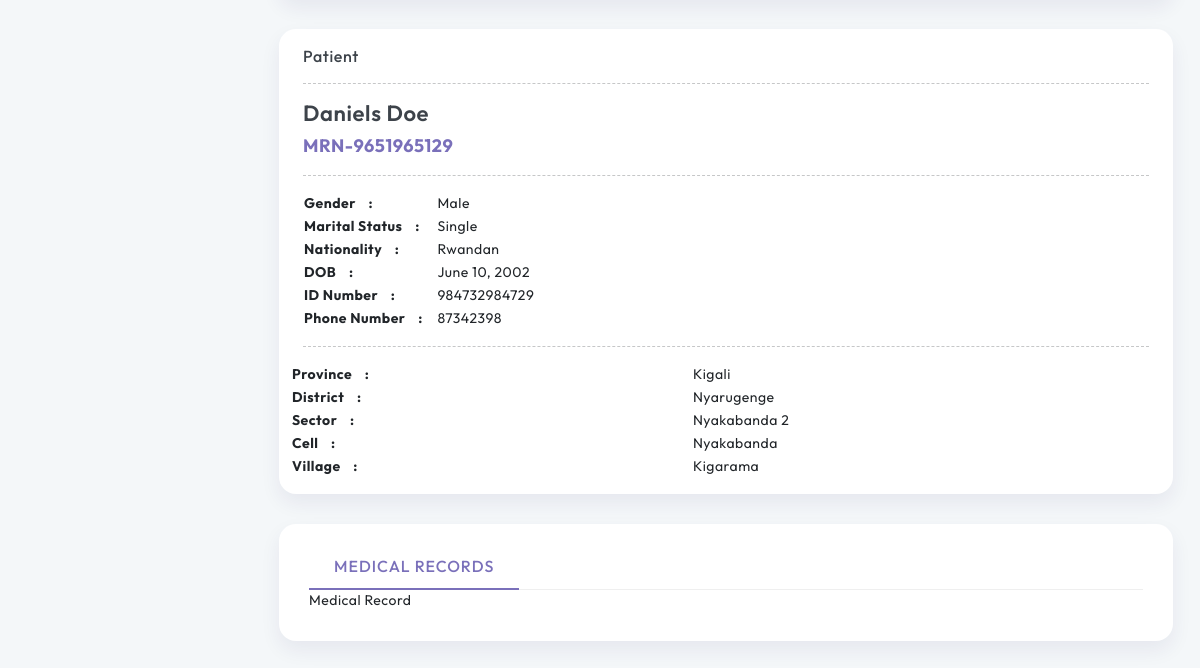
Before: /patient/daniels-doe-2002-06-10-male-984732984729 (signed in, lower part) with the older database file.
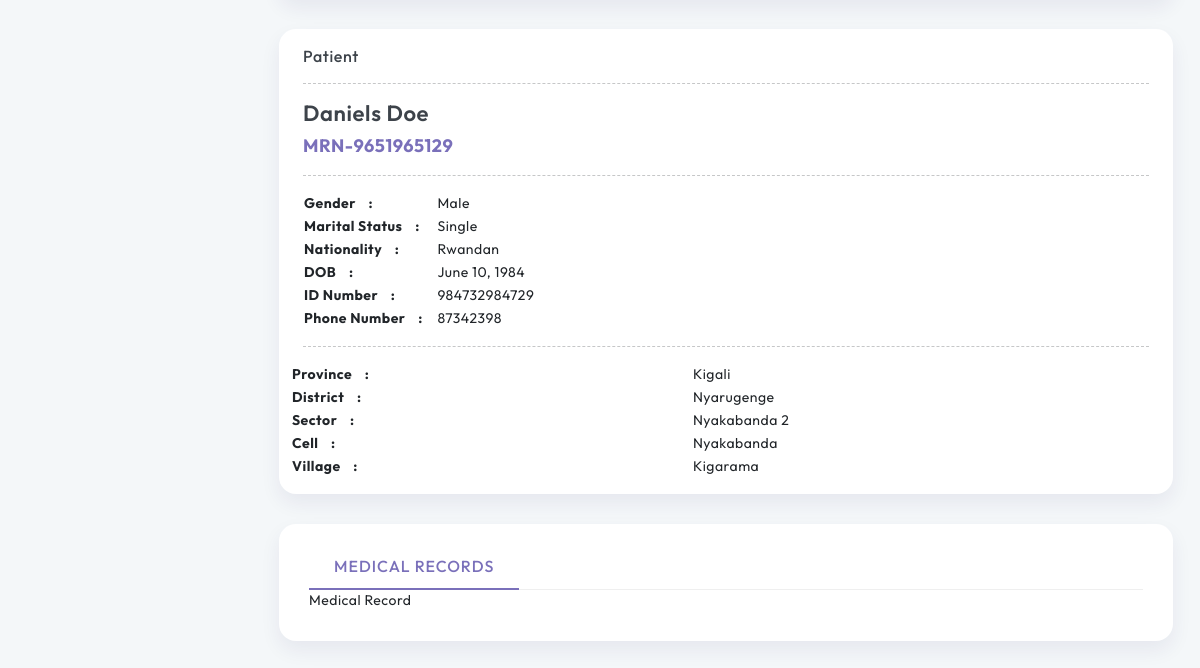
After: the same page with the newer database file.
### base/models.py (models this page shows, shortened)
class Patient(models.Model):
    GENDER_CHOICES = [
        ('Male', 'Male'),
        ('Female', 'Female'),
    ]
    MARITAL_STATUS_CHOICES = [
        ('Single', 'Single'),
        ('Married', 'Married'),
        ('Widowed', 'Widowed'),
        ('Divorced', 'Divorced'),
    ]
    NATIONALITY_CHOICES = [
        ('Rwandan', 'Rwandan'),
        ('Other', 'Other'),
    ]
    RELATIONSHIP_CHOICES = [
        ('Husband', 'Husband'),
        ('Wife', 'Wife'),
        ('Sibling', 'Sibling'),
        ('Friend', 'Friend'),
        ('Other Family Member', 'Other Family Member'),
    ]
    mrn = models.CharField(max_length=10, unique=True, blank=True)
    name = models.CharField(max_length=255, null=True, blank=True)
    slug = models.SlugField(max_length=255, unique=True, blank=True)
    dob = models.DateField(null=True, blank=True)
    image = ProcessedImageField(
        upload_to=patient_image_path,
        processors=[ResizeToFill(720, 720)],
        format='JPEG',
        options={'quality': 90},
        null=True,
        blank=True,
    )
    gender = models.CharField(max_length=10, choices=GENDER_CHOICES, null=True, blank=True)
    marital_status = models.CharField(max_length=20, choices=MARITAL_STATUS_CHOICES, null=True, blank=True)
    nationality = models.CharField(max_length=50, choices=NATIONALITY_CHOICES, default='Rwandan', null=True, blank=True)
    id_number = models.CharField(max_length=50, unique=True, null=True, blank=True)
    province = models.CharField(max_length=50, null=True, blank=True)
    district = models.CharField(max_length=50, null=True, blank=True)
    sector = models.CharField(max_length=50, null=True, blank=True)
    cell = models.CharField(max_length=50, null=True, blank=True)
    village = models.CharField(max_length=50, null=True, blank=True)
    phone_number = models.CharField(max_length=15, unique=True, null=True, blank=True)
    relationship = models.CharField(max_length=50, choices=RELATIONSHIP_CHOICES, null=True, blank=True)
    relative = models.ForeignKey('self', null=True, blank=True, on_delete=models.SET_NULL, related_name='relatives')
    created_at = models.DateTimeField(default=timezone.now)
    class Meta:
        verbose_name_plural = "Patients"

### base/views.py (the view)
# urls.py: path('patient/<slug>', getPatient, name='getPatient'),
@login_required
def getPatient(request, slug):
    patient = get_object_or_404(Patient, slug=slug)
    relative = patient.relative
    context = {
        'patient': patient,
        'relative': relative
    }
    return render(request, 'patients/show.html', context)

### templates/patients/show.html (shortened to what the changed rows need)
{% extends 'layouts/app.html' %}
{% load static %}
{% block content %}
<div class="container-fluid">
    <div>
        <div class="row product-page-main p-0">
            <div class="col-xxl-4 box-col-6 order-xxl-0 order-1">
                <div class="card">
                    <div class="card-body">
                        <div class="product-page-details">
                            <h5>Patient</h5>
                            <hr>
                            <h3 class="f-w-600">
                                {{ patient.name }}
                            </h3>
                        </div>
                        <div class="product-price">
                            {{ patient.mrn }}
                        </div>
                        <hr>
                        <div>
                            <table class="product-page-width">
                                <tbody>
                                    <tr>
                                        <td>
                                            <b>Gender &nbsp;&nbsp;&nbsp;:</b>
                                        </td>
                                        <td>{{ patient.gender }}</td>
                                    </tr>
                                    <tr>
                                        <td>
                                            <b>Marital Status &nbsp;&nbsp;&nbsp;: &nbsp;&nbsp;&nbsp;</b>
                                        </td>
                                        <td>{{ patient.marital_status }}</td>
                                    </tr>
                                    <tr>
                                        <td>
                                            <b>Nationality &nbsp;&nbsp;&nbsp;: &nbsp;&nbsp;&nbsp;</b>
                                        </td>
                                        <td>{{ patient.nationality }}</td>
                                    </tr>
                                    <tr>
                                        <td>
                                            <b>DOB &nbsp;&nbsp;&nbsp;: &nbsp;&nbsp;&nbsp;</b>
                                        </td>
                                        <td>{{patient.dob}}</td>
                                    </tr>
                                    <tr>
                                        <td>
                                            <b>ID Number &nbsp;&nbsp;&nbsp;: &nbsp;&nbsp;&nbsp;</b>
                                        </td>
                                        <td>{{patient.id_number}}</td>
                                    </tr>
                                    <tr>
                                        <td>
                                            <b>Phone Number &nbsp;&nbsp;&nbsp;: &nbsp;&nbsp;&nbsp;</b>
                                        </td>
                                        <td>{{patient.phone_number}}</td>
                                    </tr>
                                </tbody>
                            </table>
                        </div>
                        <hr>
                        <div class="row">
                            <table class="product-page-width">
                                <tbody>
                                    <tr>
                                        <td>
                                            <b>Province &nbsp;&nbsp;&nbsp;:</b>
                                        </td>
                                        <td>{{ patient.province }}</td>
                                    </tr>
                                    <tr>
                                        <td>
                                            <b>District &nbsp;&nbsp;&nbsp;: &nbsp;&nbsp;&nbsp;</b>
                                        </td>
                                        <td>{{ patient.district }}</td>
                                    </tr>
                                    <tr>
                                        <td>
                                            <b>Sector &nbsp;&nbsp;&nbsp;: &nbsp;&nbsp;&nbsp;</b>
                                        </td>
                                        <td>{{ patient.sector }}</td>
                                    </tr>
                                    <tr>
                                        <td>
                                            <b>Cell &nbsp;&nbsp;&nbsp;: &nbsp;&nbsp;&nbsp;</b>
                                        </td>
                                        <td>{{patient.cell}}</td>
                                    </tr>
                                    <tr>
                                        <td>
                                            <b>Village &nbsp;&nbsp;&nbsp;: &nbsp;&nbsp;&nbsp;</b>
                                        </td>
                                        <td>{{patient.village}}</td>
                                    </tr>
                                </tbody>
                            </table>
                        </div>
                    </div>
                </div>
            </div>
        </div>
    </div>
</div>
{% endblock %}

Changed rows visible on the page:
changed Patient "Daniels Doe": dob "June 10, 2002" → "June 10, 1984"
